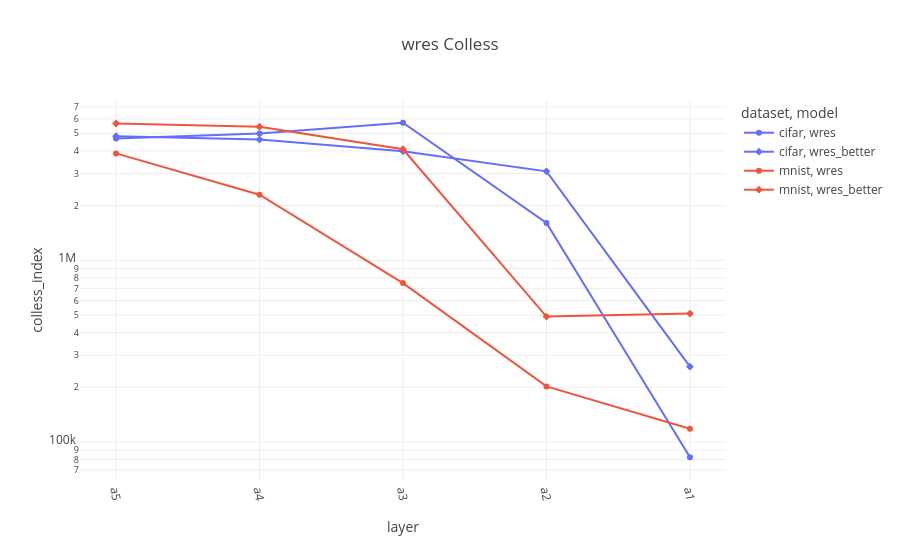

Notebook source saved alongside this figure:
### Code cell
wres = full_data[(full_data["model"].str.contains("wres")) & (full_data["split"] == "trainUval")].copy()

wres["layer_idx"] = wres["layer"].apply(lambda x: layer_order['wres'].index(x))
wres.sort_values("layer_idx", inplace=True)

fig = px.line(wres, x="layer", y="colless_index", color="dataset", symbol="model", color_discrete_sequence=px.colors.qualitative.Plotly, title="wres Colless")
fig.update_xaxes(tickangle=80)
fig.update_yaxes(type="log")

### Figure 1 — Plotly figure (JSON) as saved in the notebook; plotly's stock layout.template omitted (floating-point values rounded to 4 significant figures)
{"data": [{"hovertemplate": "dataset=cifar<br>model=wres<br>layer=%{x}<br>colless_index=%{y}<extra></extra>", "legendgroup": "cifar, wres", "line": {"color": "#636EFA", "dash": "solid"}, "marker": {"symbol": "circle"}, "mode": "lines+markers", "name": "cifar, wres", "orientation": "v", "showlegend": true, "type": "scatter", "x": ["a5", "a4", "a3", "a2", "a1"], "xaxis": "x", "y": [4684000.0, 4996000.0, 5718000.0, 1607000.0, 82340.0], "yaxis": "y"}, {"hovertemplate": "dataset=cifar<br>model=wres_better<br>layer=%{x}<br>colless_index=%{y}<extra></extra>", "legendgroup": "cifar, wres_better", "line": {"color": "#636EFA", "dash": "solid"}, "marker": {"symbol": "diamond"}, "mode": "lines+markers", "name": "cifar, wres_better", "orientation": "v", "showlegend": true, "type": "scatter", "x": ["a5", "a4", "a3", "a2", "a1"], "xaxis": "x", "y": [4825000.0, 4620000.0, 3979000.0, 3087000.0, 259400.0], "yaxis": "y"}, {"hovertemplate": "dataset=mnist<br>model=wres<br>layer=%{x}<br>colless_index=%{y}<extra></extra>", "legendgroup": "mnist, wres", "line": {"color": "#EF553B", "dash": "solid"}, "marker": {"symbol": "circle"}, "mode": "lines+markers", "name": "mnist, wres", "orientation": "v", "showlegend": true, "type": "scatter", "x": ["a5", "a4", "a3", "a2", "a1"], "xaxis": "x", "y": [3878000.0, 2297000.0, 749000.0, 202200.0, 118200.0], "yaxis": "y"}, {"hovertemplate": "dataset=mnist<br>model=wres_better<br>layer=%{x}<br>colless_index=%{y}<extra></extra>", "legendgroup": "mnist, wres_better", "line": {"color": "#EF553B", "dash": "solid"}, "marker": {"symbol": "diamond"}, "mode": "lines+markers", "name": "mnist, wres_better", "orientation": "v", "showlegend": true, "type": "scatter", "x": ["a5", "a4", "a3", "a2", "a1"], "xaxis": "x", "y": [5665000.0, 5434000.0, 4085000.0, 489800.0, 508800.0], "yaxis": "y"}], "layout": {"legend": {"title": {"text": "dataset, model"}, "tracegroupgap": 0}, "title": {"text": "wres Colless"}, "xaxis": {"anchor": "y", "domain": [0, 1], "tickangle": 80, "title": {"text": "layer"}}, "yaxis": {"anchor": "x", "domain": [0, 1], "title": {"text": "colless_index"}, "type": "log"}}}
